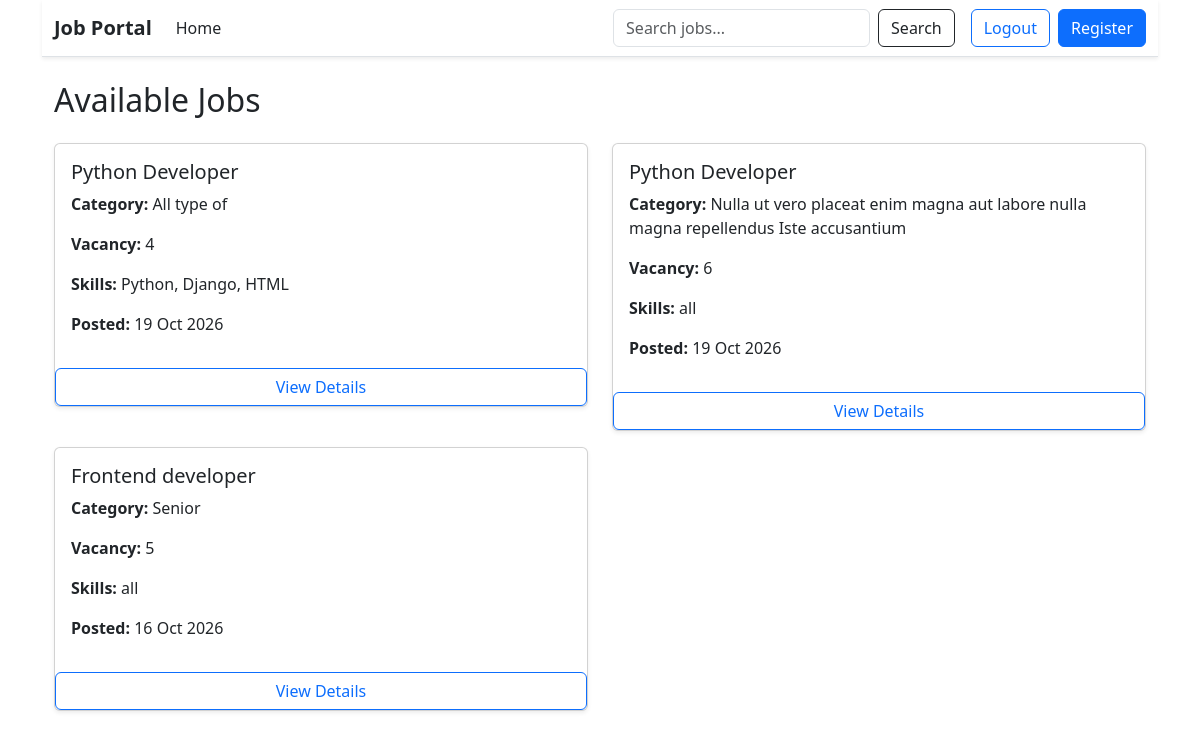
Before: /joblist with the older database file.
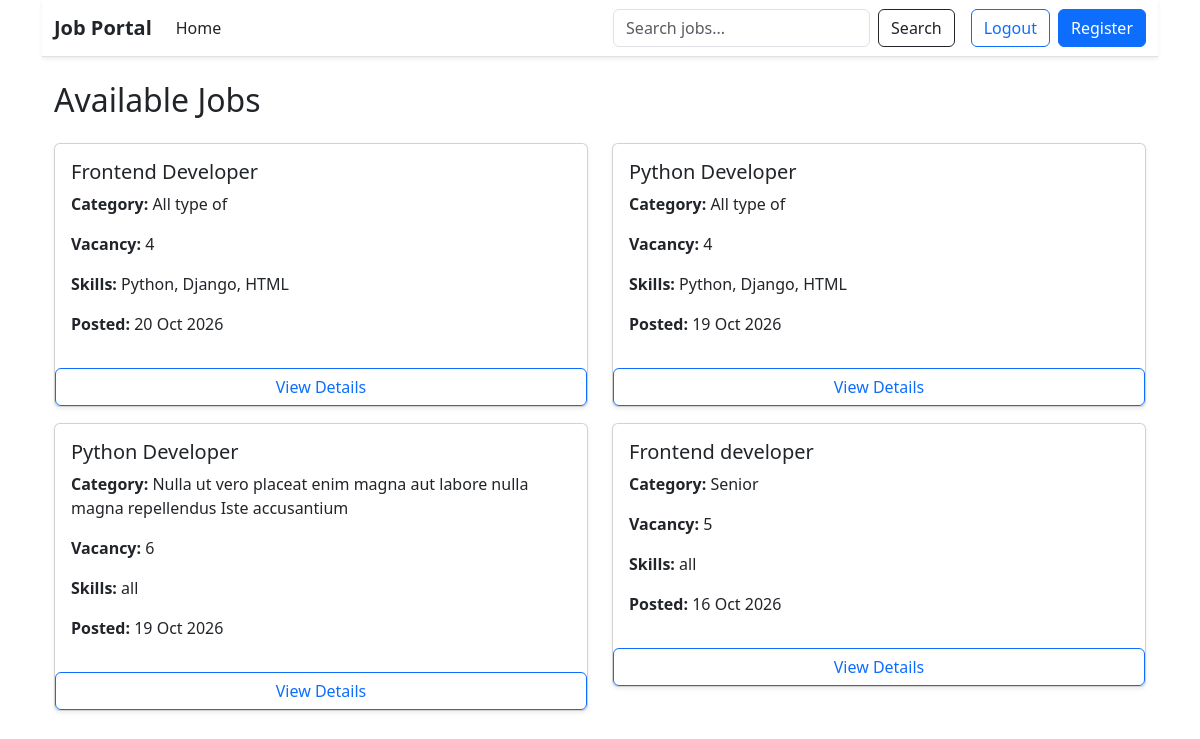
After: the same page with the newer database file.
### job/models.py (models this page shows, shortened)
class Job(models.Model):
   recruiter=models.ForeignKey(User, on_delete=models.CASCADE, related_name='jobs')
   title=models.CharField(max_length=200)
   vacancy=models.CharField(max_length=20)
   category=models.CharField(max_length=200)
   jobdescription=models.CharField(max_length=200)
   skills=models.CharField(max_length=300)
   created_at=models.DateTimeField(auto_now_add=True)

### job/views.py (the view)
# urls.py: path('joblist', job_list, name='job_list'),
def job_list(request):
    jobs=Job.objects.all().order_by('-created_at')
    search_query=request.GET.get('title','')
    if search_query:
         jobs=jobs.filter(title__icontains=search_query)
    return render(request, 'job_list.html',{
        'jobs':jobs,
        'search_query': search_query,
    })

### templates/job_list.html
{% extends 'base.html' %}
{% block content %}
<div class="container mt-4">
    <h2 class="mb-4">Available Jobs</h2>
    <div class="row">
        {% for job in jobs %}
            <div class="col-md-6 mb-3">
                <div class="card shadow-sm">
                    <div class="card-body">
                        <h5 class="card-title">{{ job.title }}</h5>
                        <p>
                            <strong>Category:</strong>
                            {{ job.category }}
                        </p>
                        <p>
                            <strong>Vacancy:</strong>
                            {{ job.vacancy }}
                        </p>
                        <p>
                            <strong>Skills:</strong>
                            {{ job.skills }}
                        </p>
                        <p>
                            <strong>Posted:</strong>
                            {{ job.created_at|date:"d M Y" }}
                        </p>
                    </div>
                     <a href="{% url 'job_details' job.id %}" class="btn btn-outline-primary">
                    View Details
                </a>
                </div>
            </div>
        {% empty %}
            <p>No jobs available right now.</p>
        {% endfor %}
    </div>
</div>
{% endblock %}

Changed rows visible on the page:
added Job: title "Frontend Developer", category "All type of", vacancy "4", skills "Python, Django, HTML", created_at "20 Oct 2026"
